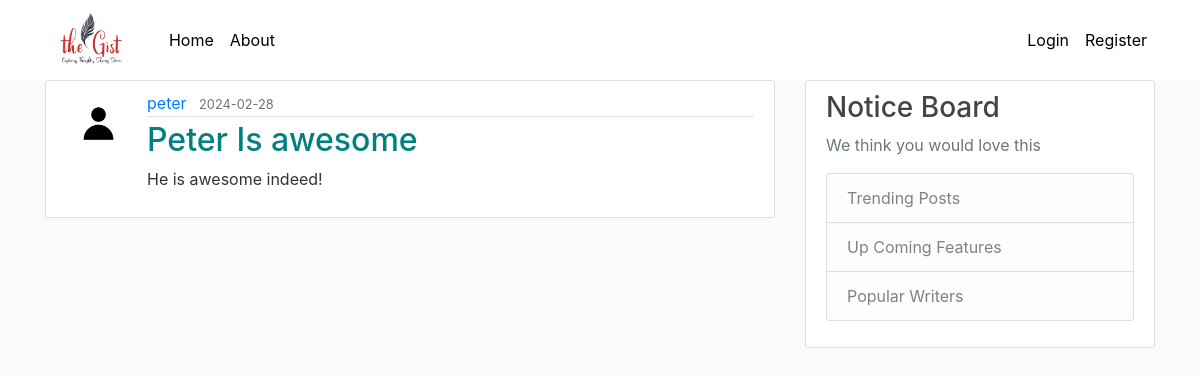
Page /post/27 on the committed database.
### flaskblog/models.py (models this page shows, shortened)
class User(db.Model, UserMixin):
    id = db.Column(db.Integer, primary_key=True)
    username = db.Column(db.String(20), unique=True, nullable=False)
    email = db.Column(db.String(120), unique=True, nullable=False)
    image_file = db.Column(db.String(20), nullable=False, default='default.jpg')
    password = db.Column(db.String(60), nullable=False)
    posts = db.relationship('Post', backref='author', lazy=True)

class Post(db.Model):
    id = db.Column(db.Integer, primary_key=True)
    title = db.Column(db.String(100), nullable=False)
    date_posted = db.Column(db.DateTime, nullable=False, default=datetime.utcnow)
    content = db.Column(db.Text, nullable=False)
    user_id = db.Column(db.Integer, db.ForeignKey('user.id'), nullable='False')

### flaskblog/posts/routes.py (the view)
@posts.route("/post/<int:post_id>")
def post(post_id):
    post = Post.query.get_or_404(post_id)
    return render_template('post.html', title=post.title, post=post)

### flaskblog/templates/post.html (shortened to what this page needs)
{% extends "layout.html" %}
{% block content %}
  <article class="media content-section">
    <img class="rounded-circle article-img" src="{{ url_for('static', filename='profile_pics/' + post.author.image_file) }}">
    <div class="media-body">
      <div class="article-metadata">
        <a class="mr-2" href="{{ url_for('users.user_posts', username=post.author.username) }}">{{ post.author.username }}</a>
        <small class="text-muted">{{ post.date_posted.strftime('%Y-%m-%d') }}</small>
      </div>
      <h2 class="article-title">{{ post.title }}</h2>
      <p class="article-content">{{ post.content }}</p>
    </div>
  </article>
{% endblock content %}

### flaskblog/static/main.css (style rules this page uses)
body { background: #fafafa; color: #333333; margin-top: 5rem; }
h1, h2, h3, h4, h5, h6 { color: #444444; }
.content-section { background: #ffffff; padding: 10px 20px; border: 1px solid #dddddd; border-radius: 3px; margin-bottom: 20px; }
.article-title { color: #008080; }
.article-content { white-space: pre-line; }
.article-img { height: 65px; width: 65px; margin-right: 16px; }
.article-metadata { padding-bottom: 1px; margin-bottom: 4px; border-bottom: 1px solid #e3e3e3; }

### rows in the picture
User: image_file (placeholder picture), author.username "peter"
Post: date_posted "2024-02-28", title "Peter Is awesome", content "He is awesome indeed!"
